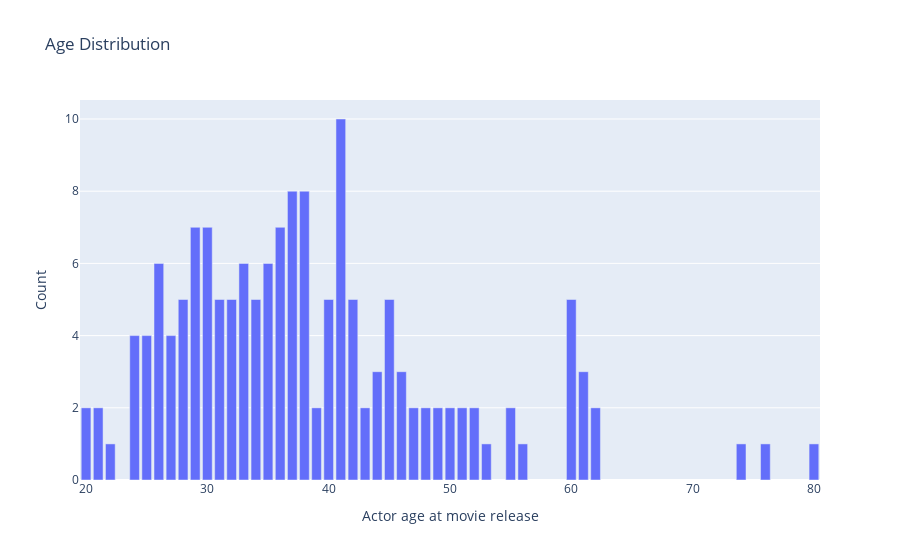

The notebook cell this image was saved under:
### Code cell
if 'Actor age at movie release' in oscar_act_info.columns:
    # Count occurrences of each age
    age_distribution = oscar_act_info['Actor age at movie release'].value_counts().reset_index()
    age_distribution.columns = ['Actor age at movie release', 'count']
    
    # Sort by age for better visualization
    age_distribution = age_distribution.sort_values(by='Actor age at movie release')

    # Create the bar plot
    fig = px.bar(age_distribution, x='Actor age at movie release', y='count', title='Age Distribution', labels={'age': 'Age', 'count': 'Count'})
    fig.show()
else:
    print("The column 'age' does not exist in the provided file.")

### Figure 1 — Plotly figure (JSON) as saved in the notebook; plotly's stock layout.template omitted (floating-point values rounded to 4 significant figures)
{"data": [{"alignmentgroup": "True", "hovertemplate": "Actor age at movie release=%{x}<br>Count=%{y}<extra></extra>", "legendgroup": "", "marker": {"color": "#636efa", "pattern": {"shape": ""}}, "name": "", "offsetgroup": "", "orientation": "v", "showlegend": false, "textposition": "auto", "type": "bar", "x": [20, 21, 22, 24, 25, 26, 27, 28, 29, 30, 31, 32, 33, 34, 35, 36, 37, 38, 39, 40, 41, 42, 43, 44, 45, 46, 47, 48, 49, 50, 51, 52, 53, 55, 56, 60, 61, 62, 74, 76, 80], "xaxis": "x", "y": [2, 2, 1, 4, 4, 6, 4, 5, 7, 7, 5, 5, 6, 5, 6, 7, 8, 8, 2, 5, 10, 5, 2, 3, 5, 3, 2, 2, 2, 2, 2, 2, 1, 2, 1, 5, 3, 2, 1, 1, 1], "yaxis": "y"}], "layout": {"barmode": "relative", "legend": {"tracegroupgap": 0}, "title": {"text": "Age Distribution"}, "xaxis": {"anchor": "y", "domain": [0, 1], "title": {"text": "Actor age at movie release"}}, "yaxis": {"anchor": "x", "domain": [0, 1], "title": {"text": "Count"}}}}
